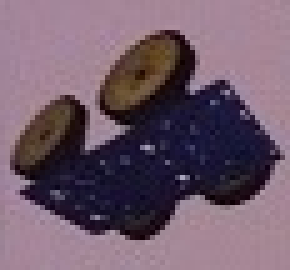
#> input picture Images2/Gurney180.jpg, 58 x 54 px, given in place of the camera (shown 5 times larger)
$ python ColorDetection.py
#> lines starting #> are read from the running program, lines starting #| are printed output that depends on the picture; after the words box and inside, x2 and y2 are one past the last pixel; in counts of white or black regions, pixels touching at a corner belong together

import cv2
import numpy as np
# HSV Control using Trackbars
# read a colourful image
cam = cv2.VideoCapture(0)
cam.set(cv2.CAP_PROP_FRAME_WIDTH, 640)
cam.set(cv2.CAP_PROP_FRAME_HEIGHT, 480)

# define a null callback function for Trackbar
def null(x):
    pass

# create six trackbars for H, S and V - lower and higher masking limits
cv2.namedWindow('HSV')
# arguments: trackbar_name, window_name, default_value, max_value, callback_fn
cv2.createTrackbar("HL", "HSV", 0, 179, null)
#> slider 'HL' is set to 59
cv2.createTrackbar("HH", "HSV", 179, 179, null)
cv2.createTrackbar("SL", "HSV", 0, 255, null)
#> slider 'SL' is set to 85
cv2.createTrackbar("SH", "HSV", 255, 255, null)
cv2.createTrackbar("VL", "HSV", 0, 255, null)
#> slider 'VL' is set to 85
cv2.createTrackbar("VH", "HSV", 255, 255, null)

while True:
    frame_got, img = cam.read()
#> img is the input picture: shape (54, 58, 3); mean B, G, R 106.9, 91.1, 112.8
    if frame_got is False:
        break

    img = cv2.blur(img, (3,3))
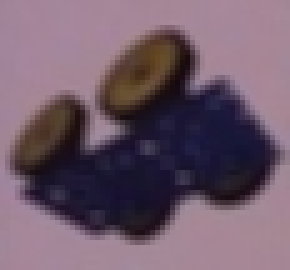
#> img: shape (54, 58, 3) (shown 5 times larger); mean B, G, R 106.9, 91.2, 112.8
    # convert BGR image to HSV
    hsv = cv2.cvtColor(img, cv2.COLOR_BGR2HSV)
#> hsv: shape (54, 58, 3); mean H, S, V 139.8, 76.4, 117.8

    # read the Trackbar positions
    hl = cv2.getTrackbarPos('HL','HSV')
    hh = cv2.getTrackbarPos('HH','HSV')
    sl = cv2.getTrackbarPos('SL','HSV')
    sh = cv2.getTrackbarPos('SH','HSV')
    vl = cv2.getTrackbarPos('VL','HSV')
    vh = cv2.getTrackbarPos('VH','HSV')

    # create a manually controlled mask
    # arguments: hsv_image, lower_trackbars, higher_trackbars
    mask = cv2.inRange(hsv, np.array([hl, sl, vl]), np.array([hh, sh, vh]))
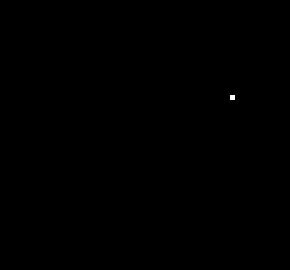
#> mask: shape (54, 58) (shown 5 times larger); 0.03% white in thin lines or dots, all inside (x1, y1, x2, y2) = (46, 19, 47, 20)
    # derive masked image using bitwise_and method
    final = cv2.bitwise_and(img, img, mask=mask)

    # display image, mask and masked_image
    cv2.imshow('Original', img)
    cv2.imshow('Mask', mask)
    cv2.imshow('Masked Image', final)

    key = cv2.waitKey(1) & 0xFF
#> (key q is pressed here)
    if key == ord('q'):
        break
cv2.destroyAllWindows()

$ run again, on Images2/Gurney270.jpg
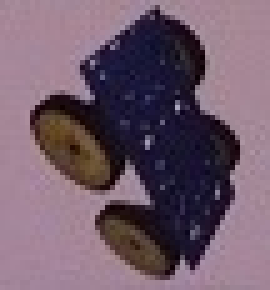
#> input picture Images2/Gurney270.jpg, 54 x 58 px, given in place of the camera (shown 5 times larger)
#> img is the input picture: shape (58, 54, 3); mean B, G, R 106.9, 91.1, 112.8
#> `img = cv2.blur(img, (3,3))`:
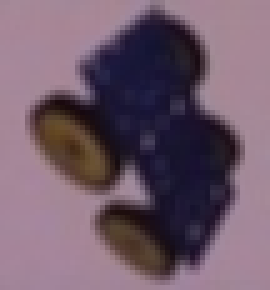
#> img: shape (58, 54, 3) (shown 5 times larger); mean B, G, R 106.9, 91.2, 112.8
#> hsv: shape (58, 54, 3); mean H, S, V 139.8, 76.4, 117.8
#> mask: shape (58, 54); 0.03% white in thin lines or dots, all inside (x1, y1, x2, y2) = (19, 11, 20, 12)
